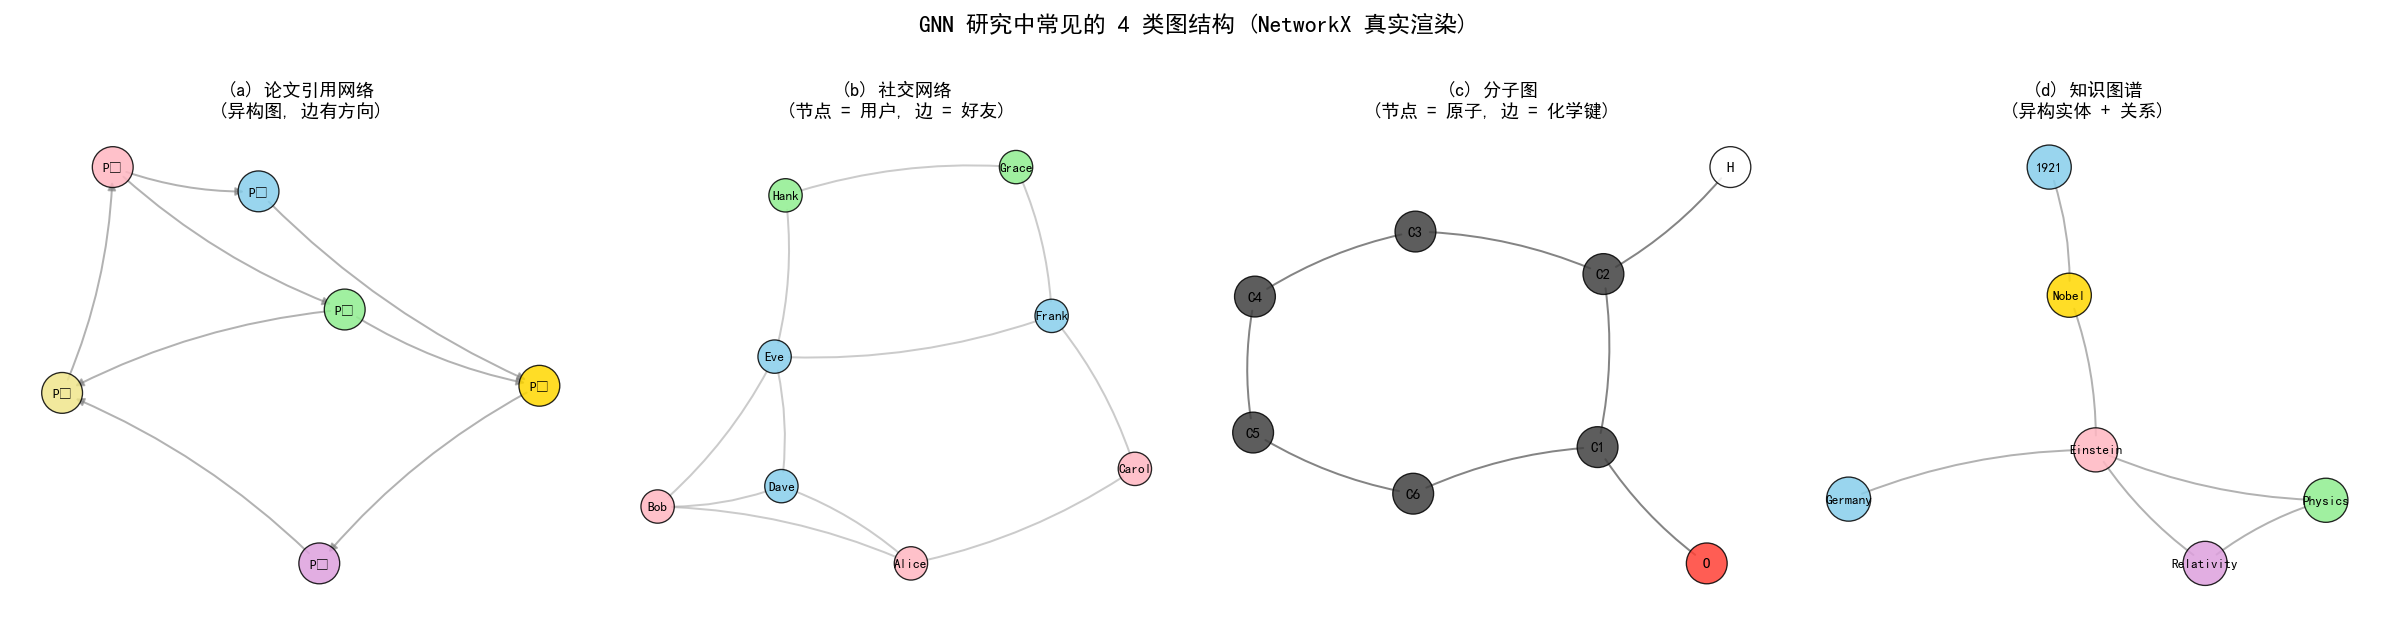

Generate this figure with Python:
"""
9-4-gnn-graph-types.py
Visualize different graph types used in GNN research:
  - Citation graph (heterogeneous)
  - Social network
  - Molecule (chemistry)
  - Knowledge graph

Uses NetworkX for layout and Matplotlib for drawing.
Output: assets/figures/9-4-gnn-graph-types.png
"""
import os
os.makedirs("assets/figures", exist_ok=True)

import numpy as np
import matplotlib.pyplot as plt
import networkx as nx


def draw_graph(ax, G, pos, node_colors, node_sizes, edge_colors, title,
               with_labels=True, label_fontsize=8):
    """Draw a NetworkX graph on the given axis."""
    nx.draw_networkx_nodes(G, pos, ax=ax, node_color=node_colors,
                          node_size=node_sizes, alpha=0.85,
                          edgecolors="black", linewidths=0.8)
    nx.draw_networkx_edges(G, pos, ax=ax, edge_color=edge_colors,
                          width=1.2, alpha=0.6, arrows=True,
                          arrowsize=10, connectionstyle="arc3,rad=0.1")
    if with_labels:
        nx.draw_networkx_labels(G, pos, ax=ax, font_size=label_fontsize,
                              font_weight="bold")
    ax.set_title(title, fontsize=11, fontweight="bold")
    ax.axis("off")


fig, axes = plt.subplots(1, 4, figsize=(20, 5))
np.random.seed(0)

# 1. Citation network (small)
G1 = nx.DiGraph()
papers = ["P₁", "P₂", "P₃", "P₄", "P₅", "P₆"]
for p in papers:
    G1.add_node(p)
edges_1 = [("P₁", "P₂"), ("P₁", "P₃"), ("P₂", "P₄"),
           ("P₃", "P₄"), ("P₄", "P₅"), ("P₅", "P₆"),
           ("P₃", "P₆"), ("P₆", "P₁")]
G1.add_edges_from(edges_1)
pos1 = nx.spring_layout(G1, seed=0)
draw_graph(axes[0], G1, pos1,
           node_colors=["#FFB6C1", "#87CEEB", "#90EE90", "#FFD700", "#DDA0DD", "#F0E68C"],
           node_sizes=600, edge_colors="gray",
           title="(a) 论文引用网络\n(异构图, 边有方向)")

# 2. Social network
G2 = nx.Graph()
people = ["Alice", "Bob", "Carol", "Dave", "Eve", "Frank", "Grace", "Hank"]
G2.add_nodes_from(people)
edges_2 = [("Alice", "Bob"), ("Alice", "Carol"), ("Bob", "Dave"),
           ("Bob", "Eve"), ("Carol", "Frank"), ("Dave", "Eve"),
           ("Eve", "Frank"), ("Frank", "Grace"), ("Grace", "Hank"),
           ("Eve", "Hank"), ("Alice", "Dave")]
G2.add_edges_from(edges_2)
pos2 = nx.spring_layout(G2, seed=1)
# Color by community (simple heuristic)
community_colors = ["#FFB6C1"] * 3 + ["#87CEEB"] * 3 + ["#90EE90"] * 2
draw_graph(axes[1], G2, pos2,
           node_colors=community_colors,
           node_sizes=400, edge_colors="darkgray",
           title="(b) 社交网络\n(节点 = 用户, 边 = 好友)")

# 3. Molecule (simple)
G3 = nx.Graph()
# Benzene ring with substituents
atoms = [("C1", {"element": "C"}), ("C2", {"element": "C"}), ("C3", {"element": "C"}),
         ("C4", {"element": "C"}), ("C5", {"element": "C"}), ("C6", {"element": "C"}),
         ("O", {"element": "O"}), ("H", {"element": "H"})]
for node, attrs in atoms:
    G3.add_node(node, **attrs)
bonds = [("C1", "C2"), ("C2", "C3"), ("C3", "C4"), ("C4", "C5"),
         ("C5", "C6"), ("C6", "C1"), ("C1", "O"), ("C2", "H")]
G3.add_edges_from(bonds)
pos3 = nx.spring_layout(G3, seed=2)

# Color atoms: C=gray, O=red, H=white
atom_colors = []
for n, d in G3.nodes(data=True):
    if d["element"] == "C":
        atom_colors.append("#404040")
    elif d["element"] == "O":
        atom_colors.append("#FF4136")
    else:
        atom_colors.append("#FFFFFF")
draw_graph(axes[2], G3, pos3,
           node_colors=atom_colors,
           node_sizes=600, edge_colors="#333333",
           title="(c) 分子图\n(节点 = 原子, 边 = 化学键)",
           with_labels=True, label_fontsize=9)

# 4. Knowledge graph (heterogeneous)
G4 = nx.Graph()
entities = [
    ("Einstein", {"type": "Person"}), ("Physics", {"type": "Field"}),
    ("Nobel", {"type": "Award"}), ("Relativity", {"type": "Theory"}),
    ("1921", {"type": "Year"}), ("Germany", {"type": "Place"})
]
for node, attrs in entities:
    G4.add_node(node, **attrs)
relations = [
    ("Einstein", "Physics"), ("Einstein", "Nobel"), ("Einstein", "Relativity"),
    ("Einstein", "Germany"), ("Nobel", "1921"), ("Relativity", "Physics")
]
G4.add_edges_from(relations)
pos4 = nx.spring_layout(G4, seed=3)
entity_colors = []
for n, d in G4.nodes(data=True):
    t = d["type"]
    if t == "Person":
        entity_colors.append("#FFB6C1")
    elif t == "Field":
        entity_colors.append("#90EE90")
    elif t == "Award":
        entity_colors.append("#FFD700")
    elif t == "Theory":
        entity_colors.append("#DDA0DD")
    else:
        entity_colors.append("#87CEEB")
draw_graph(axes[3], G4, pos4,
           node_colors=entity_colors,
           node_sizes=700, edge_colors="gray",
           title="(d) 知识图谱\n(异构实体 + 关系)",
           with_labels=True, label_fontsize=8)

plt.suptitle("GNN 研究中常见的 4 类图结构 (NetworkX 真实渲染)",
             fontsize=14, fontweight="bold", y=1.02)
plt.tight_layout()
plt.savefig("assets/figures/9-4-gnn-graph-types.png", dpi=120, bbox_inches="tight")
print("Saved: assets/figures/9-4-gnn-graph-types.png")
